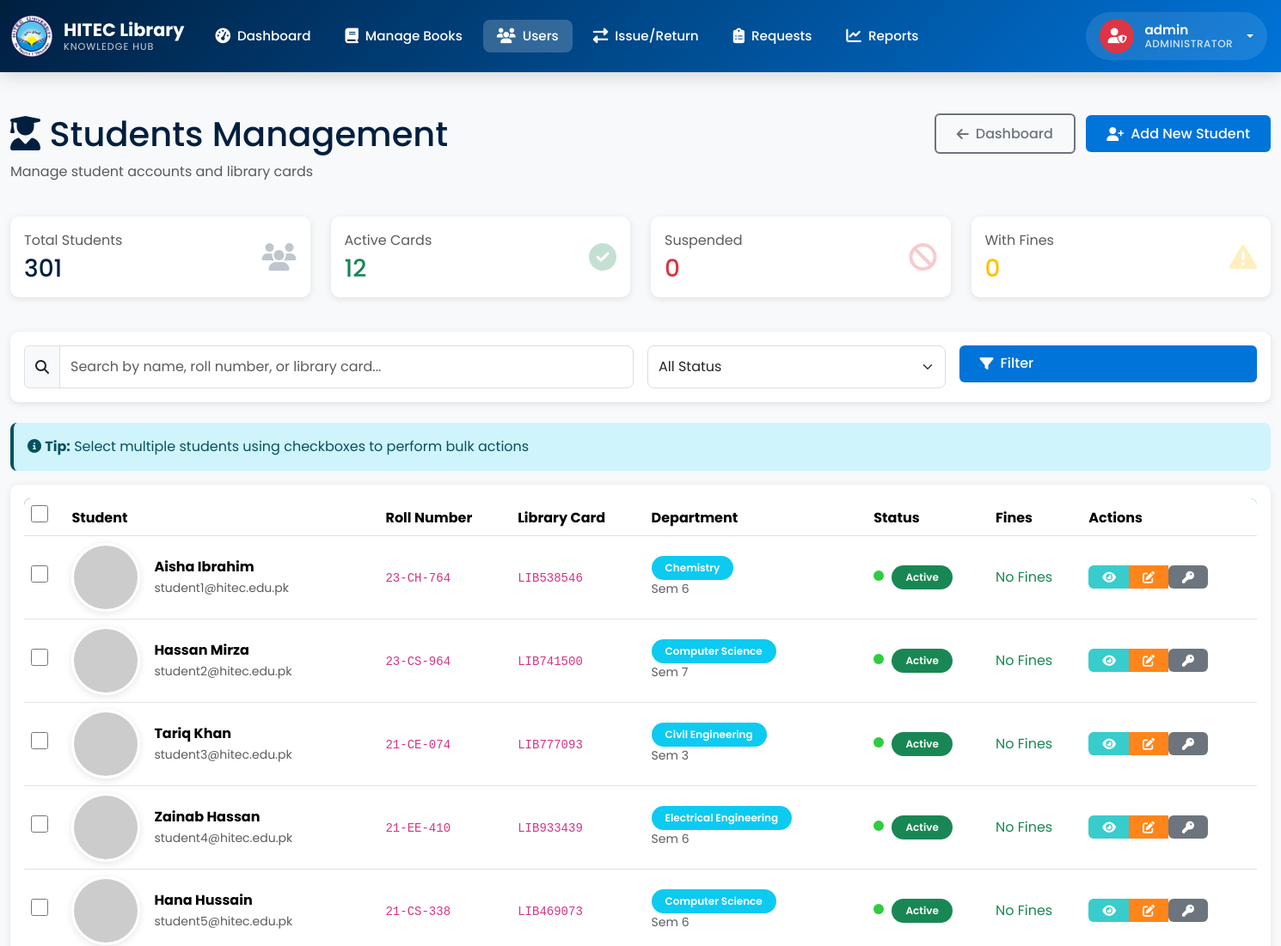
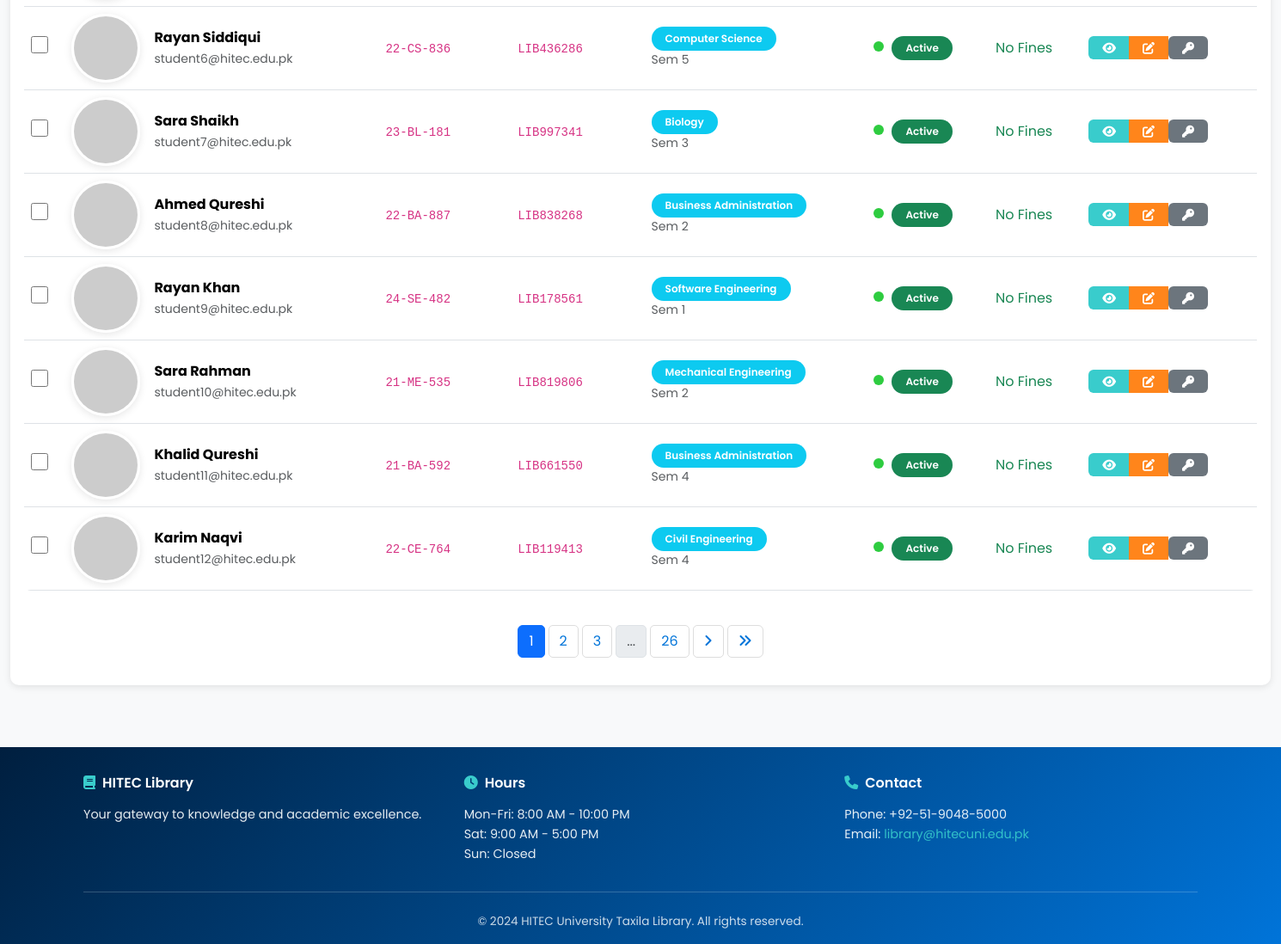
Before: /admin/students (signed in) with the older database file (2 pictures, top to bottom).
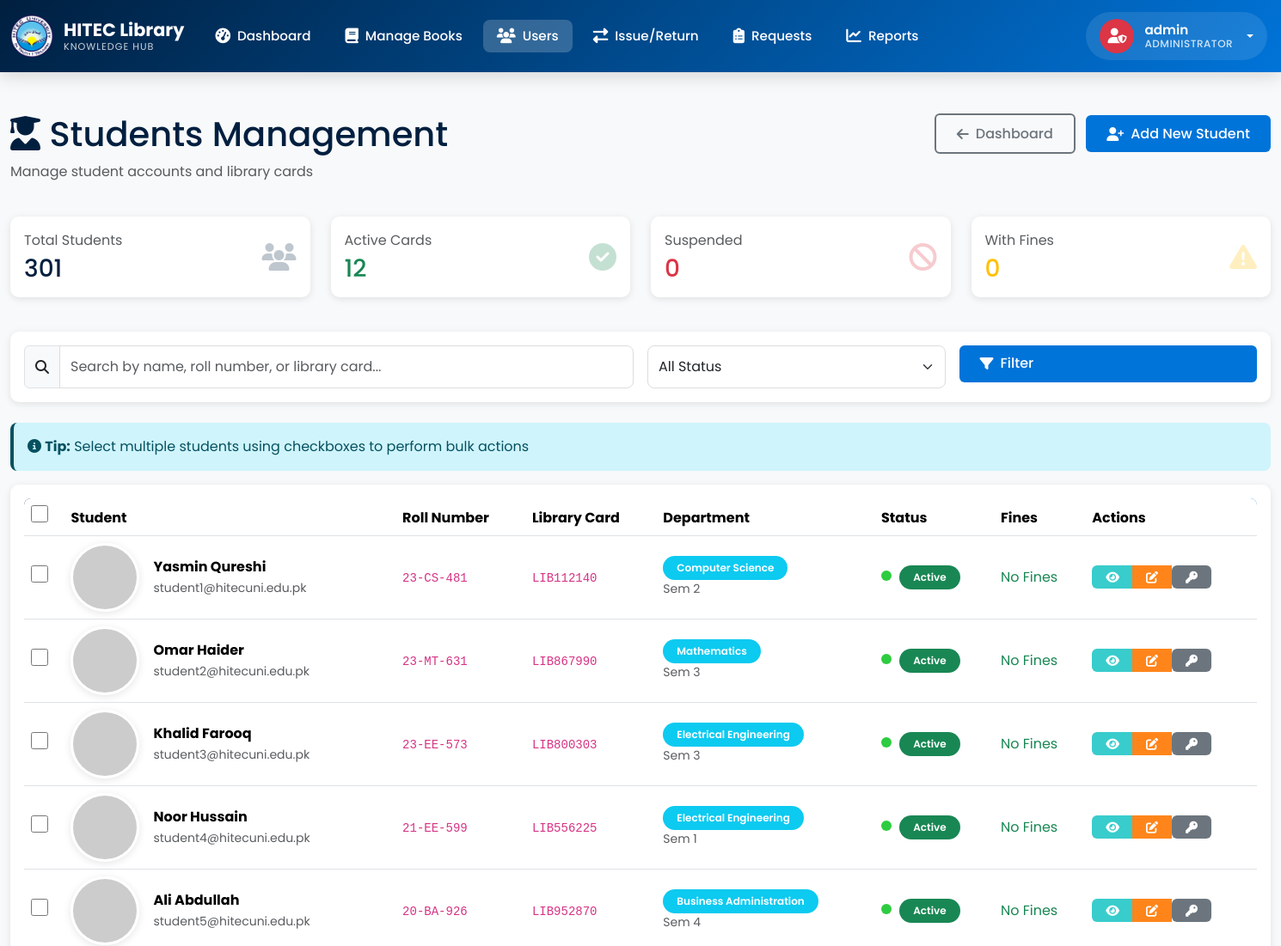
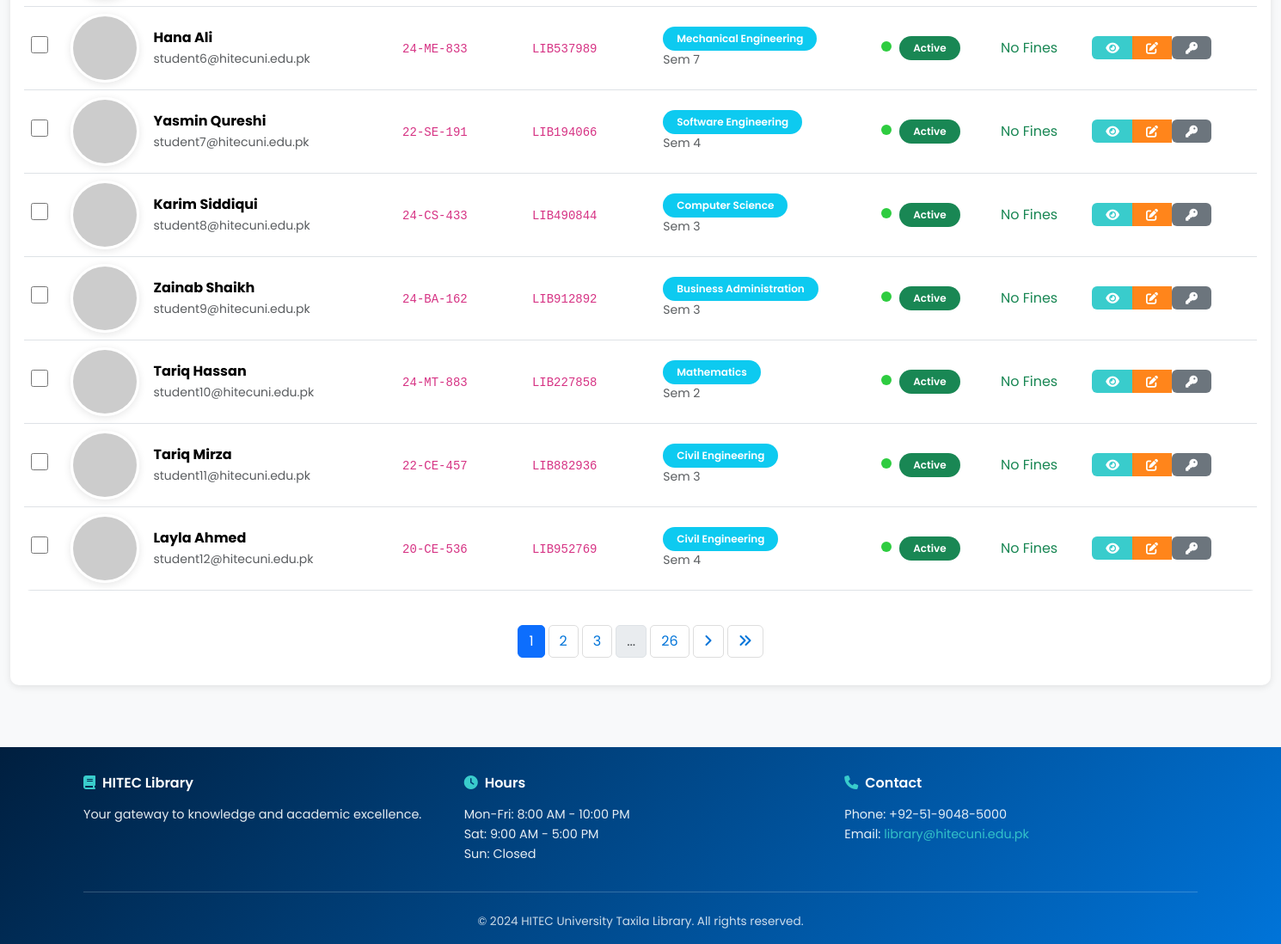
After: the same page with the newer database file (2 pictures, top to bottom).
### app.py (models this page shows, shortened)
class Student(db.Model):
    id = db.Column(db.Integer, primary_key=True)
    name = db.Column(db.String(150), nullable=False)
    email = db.Column(db.String(100), unique=True, nullable=False)
    roll_number = db.Column(db.String(20), unique=True, nullable=False)
    phone = db.Column(db.String(15))
    department = db.Column(db.String(100))
    semester = db.Column(db.Integer)
    library_card_number = db.Column(db.String(50), unique=True, nullable=False)
    password_hash = db.Column(db.String(255), nullable=True)  # For student authentication
    card_status = db.Column(db.String(20), default='active')  # active, suspended, expired
    total_fines = db.Column(db.Float, default=0.0)
    registered_at = db.Column(db.DateTime, default=get_utc_now)
    profile_image = db.Column(db.String(500), default='https://ui-avatars.com/api/?name={}&background=random'.format('Student'))
    last_login = db.Column(db.DateTime, nullable=True)
    loans = db.relationship('Loan', backref='student', lazy=True)
    reviews = db.relationship('Review', backref='student', lazy=True)

### app.py (the view, shortened to what this page needs)
@app.route('/admin/students')
@login_required
def admin_students():
    page = request.args.get('page', 1, type=int)
    search = request.args.get('search', '')
    query = Student.query
    students = query.paginate(page=page, per_page=ITEMS_PER_PAGE)
    return render_template('admin/students.html', students=students, search=search)

### templates/admin/students.html (shortened to what this page needs)
{% extends "base.html" %}
{% block content %}
<div class="container-fluid py-4">
    <div class="row mb-4">
        <div class="col-md-6">
            <h1 class="text-primary mb-2">
                <i class="fas fa-user-graduate"></i> Students Management
            </h1>
            <p class="text-muted">Manage student accounts and library cards</p>
        </div>
        <div class="col-md-6 text-end">
            <a href="/admin/dashboard" class="btn btn-outline-secondary me-2">
                <i class="fas fa-arrow-left"></i> Dashboard
            </a>
            <a href="/admin/students/add" class="btn btn-primary">
                <i class="fas fa-user-plus"></i> Add New Student
            </a>
        </div>
    </div>
    <div class="row mb-4">
        <div class="col-md-3 mb-3">
            <div class="card border-0 shadow-sm">
                <div class="card-body">
                    <div class="d-flex justify-content-between align-items-center">
                        <div>
                            <p class="text-muted mb-1">Total Students</p>
                            <h3 class="text-primary mb-0">{{ students.total }}</h3>
                        </div>
                        <i class="fas fa-users fa-2x text-primary opacity-25"></i>
                    </div>
                </div>
            </div>
        </div>
        <div class="col-md-3 mb-3">
            <div class="card border-0 shadow-sm">
                <div class="card-body">
                    <div class="d-flex justify-content-between align-items-center">
                        <div>
                            <p class="text-muted mb-1">Active Cards</p>
                            <h3 class="text-success mb-0">{{ students.items|selectattr('card_status', 'eq', 'active')|list|length }}</h3>
                        </div>
                        <i class="fas fa-check-circle fa-2x text-success opacity-25"></i>
                    </div>
                </div>
            </div>
        </div>
        <div class="col-md-3 mb-3">
            <div class="card border-0 shadow-sm">
                <div class="card-body">
                    <div class="d-flex justify-content-between align-items-center">
                        <div>
                            <p class="text-muted mb-1">Suspended</p>
                            <h3 class="text-danger mb-0">{{ students.items|selectattr('card_status', 'eq', 'suspended')|list|length }}</h3>
                        </div>
                        <i class="fas fa-ban fa-2x text-danger opacity-25"></i>
                    </div>
                </div>
            </div>
        </div>
        <div class="col-md-3 mb-3">
            <div class="card border-0 shadow-sm">
                <div class="card-body">
                    <div class="d-flex justify-content-between align-items-center">
                        <div>
                            <p class="text-muted mb-1">With Fines</p>
                            <h3 class="text-warning mb-0">{{ students.items|selectattr('total_fines', 'gt', 0)|list|length }}</h3>
                        </div>
                        <i class="fas fa-exclamation-triangle fa-2x text-warning opacity-25"></i>
                    </div>
                </div>
            </div>
        </div>
    </div>
    <div class="card border-0 shadow-sm mb-4">
        <div class="card-body">
            <form method="GET" class="row g-3">
                <div class="col-md-6">
                    <div class="input-group">
                        <span class="input-group-text"><i class="fas fa-search"></i></span>
                        <input type="text" class="form-control" name="search" placeholder="Search by name, roll number, or library card..." value="{{ search }}">
                    </div>
                </div>
                <div class="col-md-3">
                    <select name="status" class="form-select" onchange="this.form.submit()">
                        <option value="">All Status</option>
                    </select>
                </div>
                <div class="col-md-3">
                    <button type="submit" class="btn btn-primary w-100">
                        <i class="fas fa-filter"></i> Filter
                    </button>
                </div>
            </form>
        </div>
    </div>
    <div class="alert alert-info mb-3">
        <i class="fas fa-info-circle"></i>
        <strong>Tip:</strong> Select multiple students using checkboxes to perform bulk actions
    </div>
    {% if students.items %}
    <div class="card border-0 shadow-sm">
        <div class="card-body">
            <div class="table-responsive">
                <table class="table table-hover align-middle">
                    <thead>
                        <tr>
                            <th>
                                <input type="checkbox" id="selectAll" class="student-checkbox" title="Select All">
                            </th>
                            <th>Student</th>
                            <th>Roll Number</th>
                            <th>Library Card</th>
                            <th>Department</th>
                            <th>Status</th>
                            <th>Fines</th>
                            <th>Actions</th>
                        </tr>
                    </thead>
                    <tbody>
                        {% for student in students.items %}
                        <tr>
                            <td>
                                <input type="checkbox" class="student-checkbox student-select" value="{{ student.id }}" data-name="{{ student.name }}">
                            </td>
                            <td>
                                <div class="d-flex align-items-center">
                                    <img src="{{ student.profile_image }}" alt="{{ student.name }}" class="student-avatar me-3">
                                    <div>
                                        <strong class="d-block">{{ student.name }}</strong>
                                        <small class="text-muted">{{ student.email }}</small>
                                    </div>
                                </div>
                            </td>
                            <td><code>{{ student.roll_number }}</code></td>
                            <td><code>{{ student.library_card_number }}</code></td>
                            <td>
                                {% if student.department %}
                                <span class="badge bg-info">{{ student.department }}</span>
                                <small class="text-muted d-block">Sem {{ student.semester }}</small>
                                {% else %}
                                <span class="text-muted">-</span>
                                {% endif %}
                            </td>
                            <td>
                                <span class="status-indicator status-{{ student.card_status }}"></span>
                                <span class="badge {% if student.card_status == 'active' %}bg-success{% elif student.card_status == 'suspended' %}bg-danger{% else %}bg-warning{% endif %}">
                                    {{ student.card_status|title }}
                                </span>
                            </td>
                            <td>
                                {% if student.total_fines > 0 %}
                                <span class="badge bg-warning text-dark">PKR {{ "%.2f"|format(student.total_fines) }}</span>
                                {% else %}
                                <span class="text-success">No Fines</span>
                                {% endif %}
                            </td>
                            <td>
                                <div class="btn-group" role="group">
                                    <a href="/admin/students/{{ student.id }}" class="btn btn-sm btn-info" title="View Details">
                                        <i class="fas fa-eye"></i>
                                    </a>
                                    <a href="/admin/students/{{ student.id }}/edit" class="btn btn-sm btn-warning" title="Edit">
                                        <i class="fas fa-edit"></i>
                                    </a>
                                    <form method="POST" action="/admin/students/{{ student.id }}/reset-password" style="display: inline;">
                                        <button type="submit" class="btn btn-sm btn-secondary" onclick="return confirm('Reset password to roll number?')" title="Reset Password">
                                            <i class="fas fa-key"></i>
                                        </button>
                                    </form>
                                </div>
                            </td>
                        </tr>
                        {% endfor %}
                    </tbody>
                </table>
            </div>
            {% if students.pages > 1 %}
            <nav aria-label="Page navigation" class="mt-4">
                <ul class="pagination justify-content-center">
                    {% for page_num in students.iter_pages(left_edge=1, right_edge=1, left_current=2, right_current=2) %}
                        {% if page_num %}
                            <li class="page-item {% if page_num == students.page %}active{% endif %}">
                                <a class="page-link" href="?page={{ page_num }}&search={{ search }}&status={{ request.args.get('status', '') }}">{{ page_num }}</a>
                            </li>
                        {% else %}
                            <li class="page-item disabled"><span class="page-link">...</span></li>
                        {% endif %}
                    {% endfor %}
                    {% if students.has_next %}
                    <li class="page-item">
                        <a class="page-link" href="?page={{ students.next_num }}&search={{ search }}&status={{ request.args.get('status', '') }}">
                            <i class="fas fa-angle-right"></i>
                        </a>
                    </li>
                    <li class="page-item">
                        <a class="page-link" href="?page={{ students.pages }}&search={{ search }}&status={{ request.args.get('status', '') }}">
                            <i class="fas fa-angle-double-right"></i>
                        </a>
                    </li>
                    {% endif %}
                </ul>
            </nav>
            {% endif %}
        </div>
    </div>
    {% endif %}
</div>
{% endblock %}

Changed rows visible on the page:
removed Student: name "Aisha Ibrahim", email "student1@hitec.edu.pk", roll_number "23-CH-764", library_card_number "LIB538546", department "Chemistry", semester "6", card_status "Active", total_fines "No Fines"
removed Student: name "Hassan Mirza", email "student2@hitec.edu.pk", roll_number "23-CS-964", library_card_number "LIB741500", department "Computer Science", semester "7", card_status "Active", total_fines "No Fines"
removed Student: name "Tariq Khan", email "student3@hitec.edu.pk", roll_number "21-CE-074", library_card_number "LIB777093", department "Civil Engineering", semester "3", card_status "Active", total_fines "No Fines"
removed Student: name "Zainab Hassan", email "student4@hitec.edu.pk", roll_number "21-EE-410", library_card_number "LIB933439", department "Electrical Engineering", semester "6", card_status "Active", total_fines "No Fines"
removed Student: name "Hana Hussain", email "student5@hitec.edu.pk", roll_number "21-CS-338", library_card_number "LIB469073", department "Computer Science", semester "6", card_status "Active", total_fines "No Fines"
removed Student: name "Rayan Siddiqui", email "student6@hitec.edu.pk", roll_number "22-CS-836", library_card_number "LIB436286", department "Computer Science", semester "5", card_status "Active", total_fines "No Fines"
removed Student: name "Sara Shaikh", email "student7@hitec.edu.pk", roll_number "23-BL-181", library_card_number "LIB997341", department "Biology", semester "3", card_status "Active", total_fines "No Fines"
removed Student: name "Ahmed Qureshi", email "student8@hitec.edu.pk", roll_number "22-BA-887", library_card_number "LIB838268", department "Business Administration", semester "2", card_status "Active", total_fines "No Fines"
removed Student: name "Rayan Khan", email "student9@hitec.edu.pk", roll_number "24-SE-482", library_card_number "LIB178561", department "Software Engineering", semester "1", card_status "Active", total_fines "No Fines"
removed Student: name "Sara Rahman", email "student10@hitec.edu.pk", roll_number "21-ME-535", library_card_number "LIB819806", department "Mechanical Engineering", semester "2", card_status "Active", total_fines "No Fines"
removed Student: name "Khalid Qureshi", email "student11@hitec.edu.pk", roll_number "21-BA-592", library_card_number "LIB661550", department "Business Administration", semester "4", card_status "Active", total_fines "No Fines"
removed Student: name "Karim Naqvi", email "student12@hitec.edu.pk", roll_number "22-CE-764", library_card_number "LIB119413", department "Civil Engineering", semester "4", card_status "Active", total_fines "No Fines"
added Student: name "Yasmin Qureshi", email "student1@hitecuni.edu.pk", roll_number "23-CS-481", library_card_number "LIB112140", department "Computer Science", semester "2", card_status "Active", total_fines "No Fines"
added Student: name "Omar Haider", email "student2@hitecuni.edu.pk", roll_number "23-MT-631", library_card_number "LIB867990", department "Mathematics", semester "3", card_status "Active", total_fines "No Fines"
added Student: name "Khalid Farooq", email "student3@hitecuni.edu.pk", roll_number "23-EE-573", library_card_number "LIB800303", department "Electrical Engineering", semester "3", card_status "Active", total_fines "No Fines"
added Student: name "Noor Hussain", email "student4@hitecuni.edu.pk", roll_number "21-EE-599", library_card_number "LIB556225", department "Electrical Engineering", semester "1", card_status "Active", total_fines "No Fines"
added Student: name "Ali Abdullah", email "student5@hitecuni.edu.pk", roll_number "20-BA-926", library_card_number "LIB952870", department "Business Administration", semester "4", card_status "Active", total_fines "No Fines"
added Student: name "Hana Ali", email "student6@hitecuni.edu.pk", roll_number "24-ME-833", library_card_number "LIB537989", department "Mechanical Engineering", semester "7", card_status "Active", total_fines "No Fines"
added Student: name "Yasmin Qureshi", email "student7@hitecuni.edu.pk", roll_number "22-SE-191", library_card_number "LIB194066", department "Software Engineering", semester "4", card_status "Active", total_fines "No Fines"
added Student: name "Karim Siddiqui", email "student8@hitecuni.edu.pk", roll_number "24-CS-433", library_card_number "LIB490844", department "Computer Science", semester "3", card_status "Active", total_fines "No Fines"
added Student: name "Zainab Shaikh", email "student9@hitecuni.edu.pk", roll_number "24-BA-162", library_card_number "LIB912892", department "Business Administration", semester "3", card_status "Active", total_fines "No Fines"
added Student: name "Tariq Hassan", email "student10@hitecuni.edu.pk", roll_number "24-MT-883", library_card_number "LIB227858", department "Mathematics", semester "2", card_status "Active", total_fines "No Fines"
added Student: name "Tariq Mirza", email "student11@hitecuni.edu.pk", roll_number "22-CE-457", library_card_number "LIB882936", department "Civil Engineering", semester "3", card_status "Active", total_fines "No Fines"
added Student: name "Layla Ahmed", email "student12@hitecuni.edu.pk", roll_number "20-CE-536", library_card_number "LIB952769", department "Civil Engineering", semester "4", card_status "Active", total_fines "No Fines"
